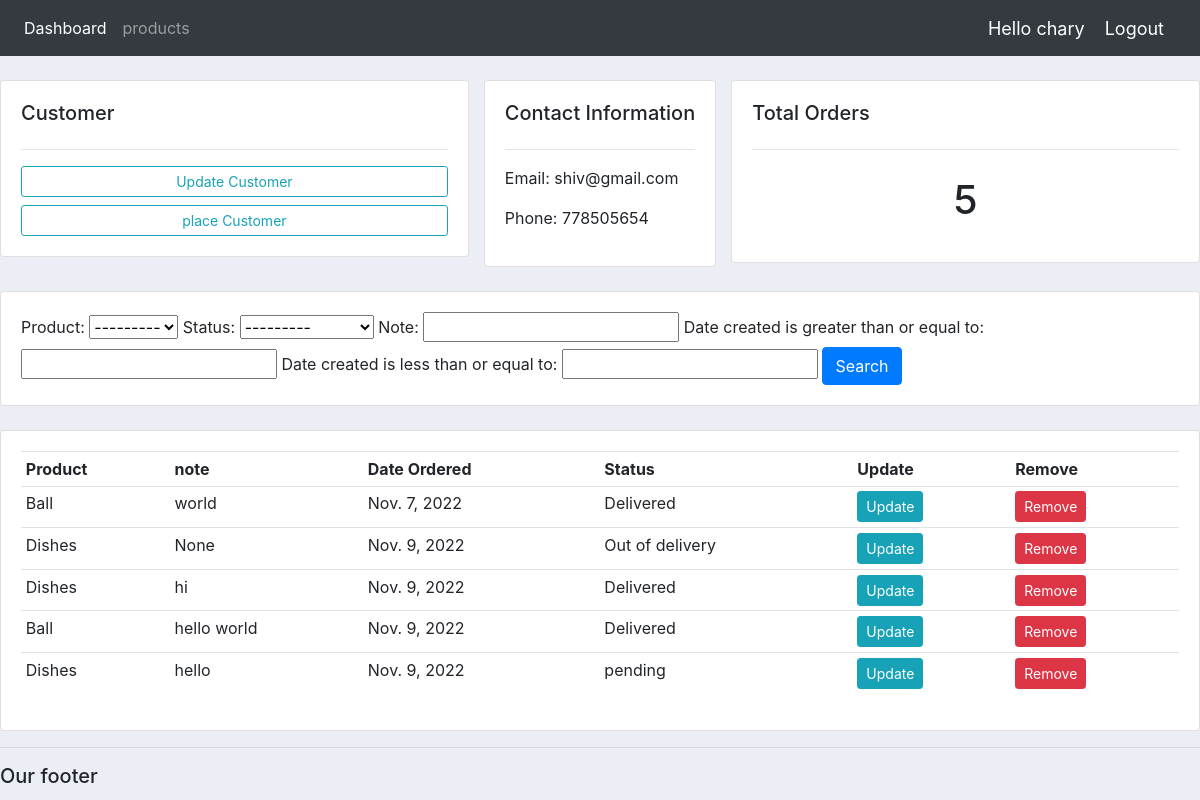
The app's page /customer/1/ (signed in) with its own data.
### me/models.py (models this page shows, shortened)
class customer(models.Model):
    user=models.OneToOneField(User,null=True,blank=True,on_delete=models.CASCADE)
    name=models.CharField(max_length=250,null=True)
    phone=models.CharField(max_length=250,null=True)
    email=models.CharField(max_length=250,null=True)
    profile_pic=models.ImageField(default="img20220201_11465869.jpg",null=True,blank=True)
    date_created=models.DateTimeField(auto_now_add=True,null=True)

class order(models.Model):
    STATUS=(
        ('pending','pending'),
        ('Out of delivery','Out of delivery'),
        ('Delivered','Delivered'),
    )
    customer=models.ForeignKey(customer,null=True,on_delete=models.SET_NULL)
    product=models.ForeignKey(product,null=True,on_delete=models.SET_NULL)
    date_created=models.DateField(auto_now_add=True,null=True,blank=True)
    status=models.CharField(max_length=200,null=True,choices=STATUS,blank=True)
    note=models.CharField(max_length=1000,null=True)

class product(models.Model):
    CATEGORY=(
        ('Indoor','Indoor'),
        ('Outdoor','Outdoor'),
    )
    name= models.CharField(max_length=200, null= True)
    price=models.FloatField(null=True)
    category=models.CharField(max_length=200, null=True,choices=CATEGORY)
    description=models.CharField(max_length=200,null=True,blank=True)
    date_created=models.DateField(auto_now_add= True,null=True)
    tags=models.ManyToManyField(Tag)
    def __str__(self):
        return self.name

### me/decorator.py (the view)
        def wrapper_func1(request,*args,**kwargs):
            group=None
            if request.user.groups.exists():
                group=request.user.groups.all()[0].name
            if group in allowed_rows:
                return view_fun(request,*args,**kwargs)
            else:
                return HttpResponse("you are not allowed")

### me/decorator.py (called while the page is built)
def allowed_user(allowed_rows=[]):
    def decorator(view_fun):
        def wrapper_func1(request,*args,**kwargs):
            group=None
            if request.user.groups.exists():
                group=request.user.groups.all()[0].name
            if group in allowed_rows:
                return view_fun(request,*args,**kwargs)
            else:
                return HttpResponse("you are not allowed")
        return wrapper_func1
    return decorator

### me/views.py (called while the page is built)
@login_required(login_url='login')
@allowed_user(allowed_rows=['admin'])
def customer1(request,pk_test):
    customers=customer.objects.get(id=pk_test)
    orders=customers.order_set.all()
    orders_count=orders.count()
    myfilter=orderFilter(request.GET,queryset=orders)
    orders=myfilter.qs
    contex={'customer':customers,'orders':orders,'orders_count':orders_count,'myfilter':myfilter}
    return render(request,'accounts/customer.html',contex)

### me/templates/accounts/customer.html
{% extends 'accounts/main.html' %}
{% block content %}
<br>
<div class="row">
    <div class="col-md">
        <div class ="card card-body">
            <h5>Customer</h5>
            <hr>
            <a class ="btn btn-outline-info btn-sm btn-block" href="">Update Customer</a>
            <a class ="btn btn-outline-info btn-sm btn-block" href="{% url 'create_order' customer.id %}">place Customer</a>
        </div>
    </div>
    <div class="col-mid">
        <div class="card card-body">
        <h5>Contact Information</h5>
        <hr>
        <p>Email: {{customer.email}}</p>
        <p>Phone: {{customer.phone}}</p>
        </div>
    </div>
    <div class ="col-md">
        <div class="card card-body">
            <h5>Total Orders</h5>
            <hr>
            <h1 style="text-align:center;padding:10px">{{orders_count}}</h1>
        </div>
    </div>
</div>
<br>
    <div class ="row">
        <div class="col">
            <div class ="card card-body">
                <form method="get">
                    {{myfilter.form}}
                    <button class="btn btn-primary" type="submit">Search</button>
                </form>
            </div>
        </div>
    </div>
    <br>
    <div class ="row">
        <div class="col-md">
            <div class="card card-body">
                <table class="table table-sm">
                    <tr>
                        <th>Product</th>
                        <th>note</th>
                        <th>Date Ordered</th>
                        <th>Status</th>
                        <th>Update</th>
                        <th>Remove</th>
                    </tr>
                    {% for order in orders %}
                    <tr>
                        <td>{{order.product}}</td>
                        <td>{{order.note}}</td>
                        <td>{{order.date_created}}</td>
                        <td>{{order.status}}</td>
                        <td> <a class="btn btn-sm btn-info" href="{% url 'update_order' order.id %}">Update</a></td>
                        <td><a class="btn btn-sm btn-danger" href="{% url 'delete_order' order.id %}">Remove</a></td>
                    </tr>
                    {% endfor %}
                </table>
            </div>
        </div>
    </div>
{%endblock %}

### me/templates/accounts/navbar.html (shortened to what this page needs)
{% load static %}
<nav class="navbar navbar-expand-lg navbar-dark bg-dark">
    <div class="collapse navbar-collapse" id="navbarNav">
        <ul class="navbar-nav">
          {%if request.user.is_staff %}
        <li class="nav-item active">
          <a class="nav-link" href="{% url 'home' %}">Dashboard </a>
        </li>
        <li class="nav-item">
          <a class="nav-link" href="{% url 'products' %}">products</a>
        </li>
        {%else%}
        <li class="nav-item">
          <a class="nav-link" href="{% url 'account' %}">Setting</a>
        </li>
        {%endif%}
      </ul>
    </div>
    <span class ="hello-msg">Hello {{request.user}}</span>
    <span > <a class ="hello-msg" href="{%url 'logout' %}">Logout</a></span>
  </nav>

### static/css/main.css (style rules this page uses)
body { background-color: #ebeff5 ; }

### me/templates/accounts/navbar.html (style rules this page uses)
.hello-msg { font-size: 18px; color: #fff; margin-right: 20px; }

### records on screen
customer: email "shiv@gmail.com", phone "778505654"
order: product "Ball", note "world", date_created "Nov. 7, 2022", status "Delivered"
order: product "Dishes", note "None", date_created "Nov. 9, 2022", status "Out of delivery"
order: product "Dishes", note "hi", date_created "Nov. 9, 2022", status "Delivered"
order: product "Ball", note "hello world", date_created "Nov. 9, 2022", status "Delivered"
order: product "Dishes", note "hello", date_created "Nov. 9, 2022", status "pending"

### other values on screen
{{ request.user }} "chary"
{{ orders_count }} "5"
